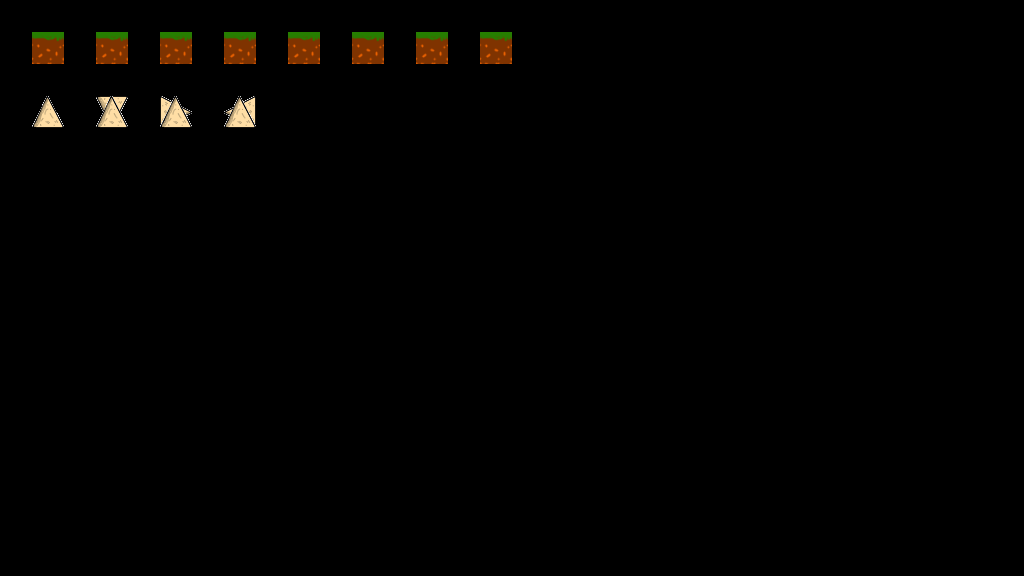

This is a level from a 2D game, rendered from its Tiled map with the project's own tilesets. A one-line summary and the map file follow, with tile-layer data summarised:
An orthogonal 32x18 tile map with 32x32 px tiles, 3 tile layers (regions, input_Terrain, output_Collision_Layer).

<map version="1.0" orientation="orthogonal" renderorder="right-down" width="32" height="18" tilewidth="32" tileheight="32" nextobjectid="1">
 <tileset firstgid="1" name="Set_1" tilewidth="32" tileheight="32" tilecount="25">
  <image source="img/Set_01.png" width="160" height="160" />
 </tileset>
 <layer name="regions" width="32" height="18">
  <data>[576 cells, 12 non-empty, 2 distinct tile ids]</data>
 </layer>
 <layer name="input_Terrain" width="32" height="18">
  <data>[576 cells, 11 non-empty, 11 distinct tile ids]</data>
 </layer>
 <layer name="output_Collision_Layer" width="32" height="18">
  <data>[576 cells, 11 non-empty, 2 distinct tile ids]</data>
 </layer>
</map>
